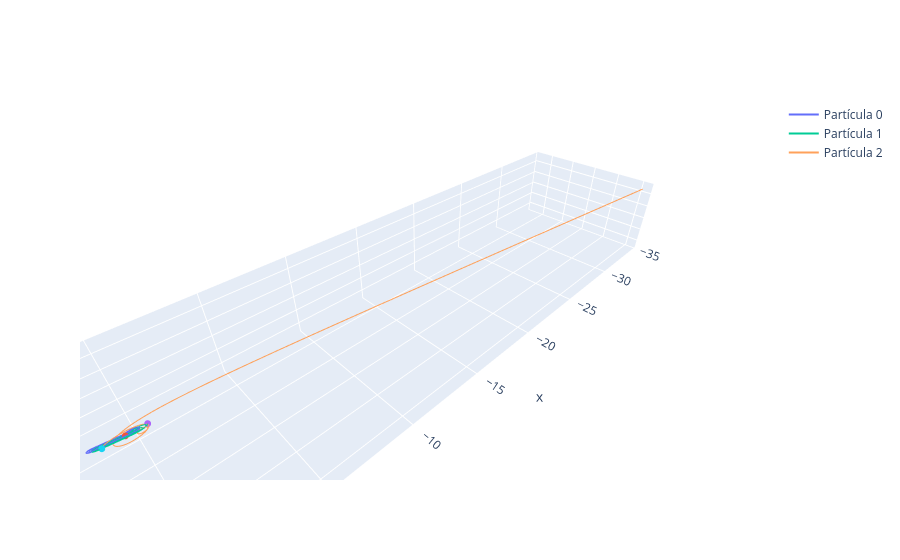

The cell this chart's notebook holds for it:
### Code cell
# Generated by Copilot on "2026-03-12"!!
# Gráfica 3D de las trayectorias (marco del CM)
import plotly.graph_objects as go

n_particulas = rs.shape[0]
fig = go.Figure()
for i in range(n_particulas):
    fig.add_trace(
        go.Scatter3d(
            x=rps[i, :, 0],
            y=rps[i, :, 1],
            z=rps[i, :, 2],
            mode="lines",
            name=f"Partícula {i}",
        )
    )
    fig.add_trace(
        go.Scatter3d(
            x=[rps[i, 0, 0]],
            y=[rps[i, 0, 1]],
            z=[rps[i, 0, 2]],
            mode="markers",
            marker=dict(size=4),
            showlegend=False,
        )
    )

fig.update_layout(scene=dict(aspectmode="data"))
fig.show()

### Figure 1 — Plotly figure (JSON) as saved in the notebook; plotly's stock layout.template omitted (floating-point values rounded to 4 significant figures; data arrays with more than 128 entries replaced by an {"elided": "..."} marker saying what was removed)
{"data": [{"mode": "lines", "name": "Partícula 0", "type": "scatter3d", "x": {"elided": "500 float values"}, "y": {"elided": "500 float values"}, "z": {"elided": "500 float values"}}, {"marker": {"size": 4}, "mode": "markers", "showlegend": false, "type": "scatter3d", "x": [0.4286], "y": [0], "z": [0]}, {"mode": "lines", "name": "Partícula 1", "type": "scatter3d", "x": {"elided": "500 float values"}, "y": {"elided": "500 float values"}, "z": {"elided": "500 float values"}}, {"marker": {"size": 4}, "mode": "markers", "showlegend": false, "type": "scatter3d", "x": [-0.5714], "y": [0], "z": [0]}, {"mode": "lines", "name": "Partícula 2", "type": "scatter3d", "x": {"elided": "500 float values"}, "y": {"elided": "500 float values"}, "z": {"elided": "500 float values"}}, {"marker": {"size": 4}, "mode": "markers", "showlegend": false, "type": "scatter3d", "x": [1.429], "y": [0], "z": [0]}], "layout": {"scene": {"aspectmode": "data"}}}
